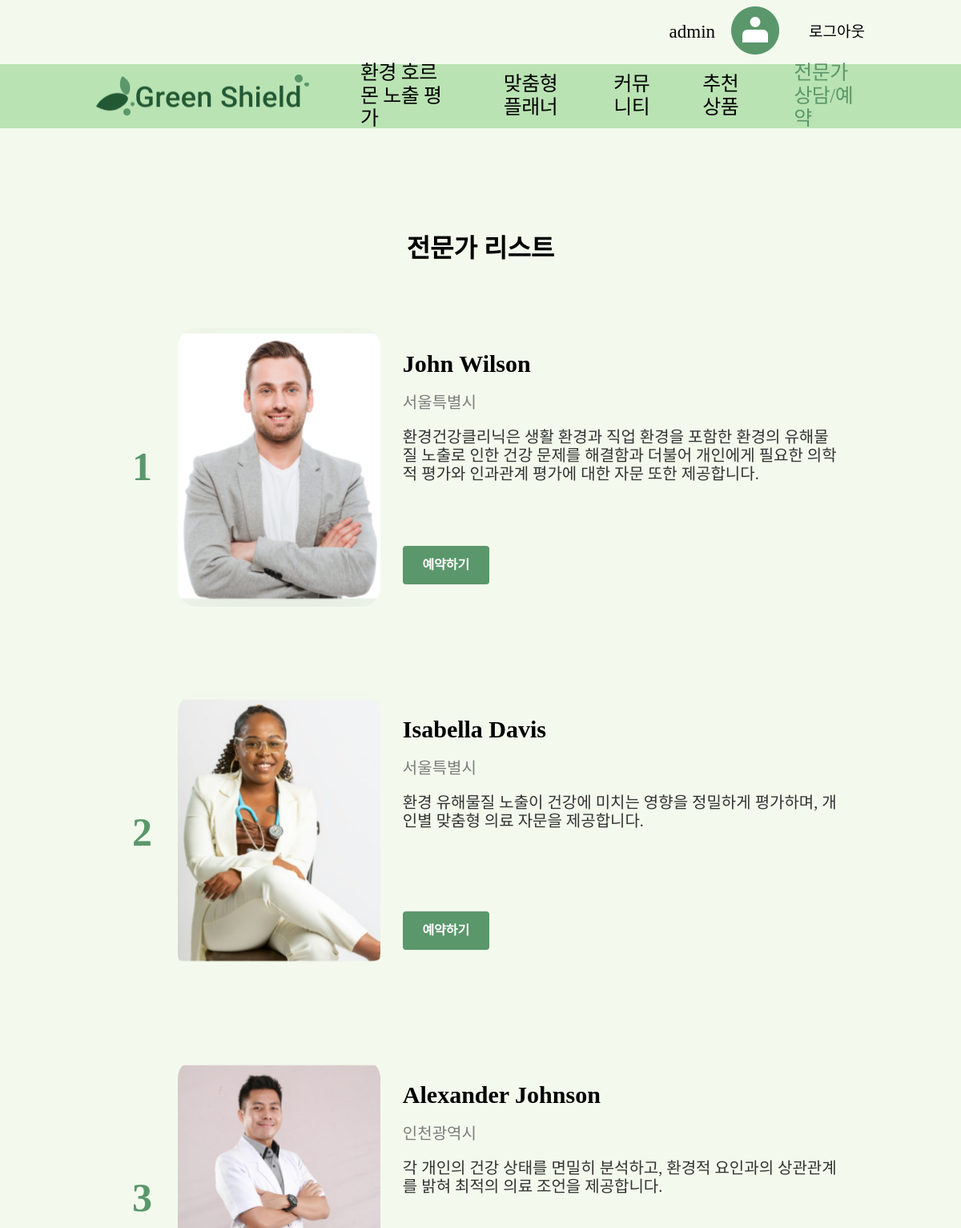
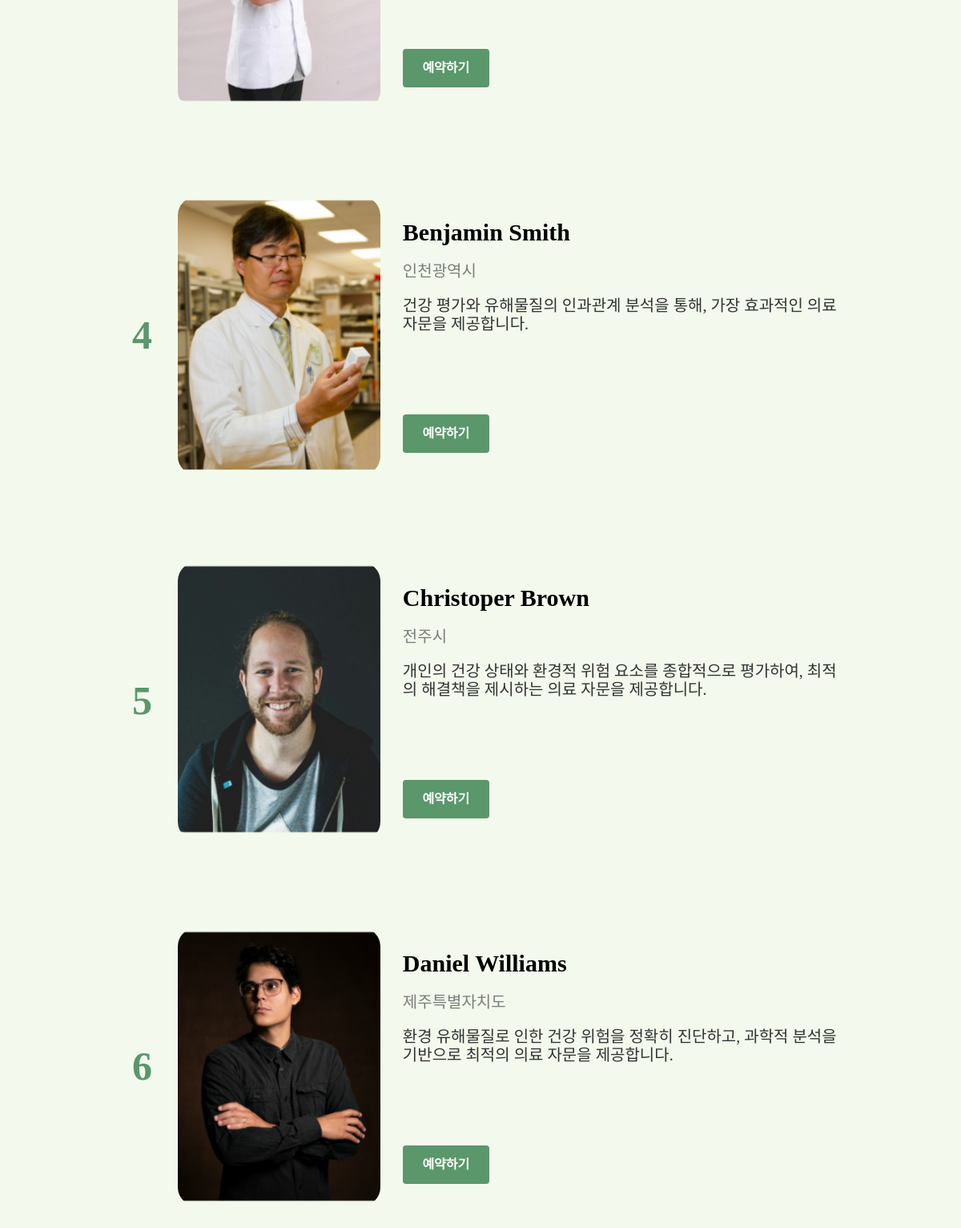
The app's page /green/expert/ (signed in) with its own data (2 pictures, top to bottom).
### green/models.py (models this page shows, shortened)
class Expert(models.Model):
    name = models.CharField(max_length=100)
    location = models.CharField(max_length=100)
    description = models.TextField()
    photo = models.ImageField(upload_to='experts/')

### green/views.py (the view)
# urls.py: path('expert/', views.expert, name='expert'),
@login_required
def expert(request):
    try:
        user_profile = UserProfile.objects.get(user=request.user)
        if not user_profile.is_premium:
            return redirect('green:premium_info')
    except UserProfile.DoesNotExist:
        return redirect('green:premium_info')
    experts = Expert.objects.all()
    return render(request, 'green/expert.html', {'experts': experts})

### green/templates/green/expert.html (shortened to what this page needs)
{% load static %} {% include 'green/header.html' %}
<!DOCTYPE html>
<html lang="ko">
  <head>
    <link rel="stylesheet" href="{% static 'css/expert.css' %}" />
  </head>
  <body>
    <section>
      <h1 class="page-name">전문가 리스트</h1>
      <ol class="expert-lists">
        {% for expert in experts %}
        <li class="expert-list">
          <div class="img-back_reservation_expert">
            <img
              src="{{ expert.photo.url }}"
              alt="{{ expert.name }}"
              class="img-back_reservation_expert"
            />
          </div>
          <div class="container">
            <div class="info-container">
              <h4 class="name">{{ expert.name }}</h4>
              <p class="location">{{ expert.location }}</p>
              <p class="introduce">{{ expert.description }}</p>
            </div>
            <a href="{% url 'green:reserve' expert.id %}" class="button">
              <button>예약하기</button>
            </a>
          </div>
        </li>
        {% endfor %}
      </ol>
    </section>
  </body>
</html>

### green/templates/green/header.html (shortened to what this page needs)
{% load static %}
<!DOCTYPE html>
<html lang="ko">
  <head>
    <link rel="stylesheet" href="{% static 'css/resetCSS.css' %}" />
    <link rel="stylesheet" href="{% static 'css/header.css' %}" />
  </head>
  <body>
    <header class="top-bar">
      <p class="user">
        <a href="{% url 'green:mypage' %}">{{ user.username }}</a>
      </p>
      <div>
        <img
          src="{% static 'img/anonymousProfile_header_60x60.png' %}"
          alt="img"
          class="img-AnonymousProfile"
        />
      </div>
      <p class="logout"><a href="#" id="logoutLink">로그아웃</a></p>
    </header>
    <nav class="top-bar">
      <div class="container">
        <div class="logo">
          <img
            src="{% static 'img/logo_header.png' %}"
            alt="GreenShield"
            class="logo"
          />
        </div>
        <div class="nav-list">
          <a href="{% url 'green:test' %}" class="selected"
            >환경 호르몬 노출 평가</a
          >
          <a href="{% url 'green:list' %}">맞춤형 플래너</a>
          <a href="{% url 'green:community' %}">커뮤니티</a>
          <a href="{% url 'green:market' %}">추천 상품</a>
          <a href="{% url 'green:expert' %}">전문가 상담/예약</a>
        </div>
      </div>
    </nav>
  </body>
</html>

### static/css/header.css (style rules this page uses)
body { background-color: #f3faed; }
div.logo { width: 266px; height: 55px; }
img.logo { width: 266px; height: 55px; }
header.top-bar { display: flex; justify-content: flex-end; align-items: center; padding: 0 120px; height: 80px; z-index: 0; }
header.top-bar p.user { margin: 0 20px; font-weight: 500; font-size: 23px; }
header.top-bar p.logout { margin-left: 37px; font-weight: 500; font-size: 19px; }
header.top-bar img.img-AnonymousProfile { width: 60px; height: 60px; }
header.top-bar a { text-decoration: none; color: black; }
nav.top-bar { position: relative; z-index: 999; background-color: #bae3b3; padding: 0 120px; height: 80px; z-index: 0; }
nav.top-bar div.container { display: flex; justify-content: space-between; align-items: center; height: 80px; }
nav.top-bar div.nav-list { display: flex; justify-content: space-between; align-items: center; }
nav.top-bar div.nav-list a { margin-left: 64px; font-weight: 500; font-size: 25px; letter-spacing: -0.5px; text-decoration: none; color: black; }
nav.top-bar div.nav-list a.selected { color: #5a976b; }

### static/css/expert.css (style rules this page uses)
section h1.page-name { margin: 132px 0 80px 0; display: flex; justify-content: center; }
section ol.expert-lists { margin: 0; padding: 0 120px; list-style: none; counter-reset: list-counter; }
section li.expert-list { display: flex; justify-content: flex-start; align-items: center; margin-bottom: 108px; counter-increment: list-counter; position: relative; padding-left: 102px; }
section li.expert-list::before { content: counter(list-counter); position: absolute; left: 45px; text-align: center; font-weight: 900; font-size: 50px; color: #5a976b; }
section div.img-back_reservation_expert { margin: 0; padding: 0; width: 300px; height: 348px; border-radius: 24px; overflow: hidden; }
section img.img-back_reservation_expert { margin: 0; padding: 0; width: 100%; height: 100%; object-fit: cover; }
section div.container { width: 718px; height: 348px; display: flex; justify-content: space-between; align-items: flex-start; flex-direction: column; }
section div.info-container { padding: 28px; }
section h4.name { margin: 0 0 20px 0; padding: 0; font-weight: 900; font-size: 30px; }
section p.location { margin: 0 0 20px 0; padding: 0; font-weight: 500; font-size: 20px; color: #7d7d7d; }
section p.introduce { margin: 0 0 20px 0; padding: 0; font-weight: 500; font-size: 20px; color: #333333; }
a.button { margin: 28px; width: 108px; height: 48px; }
section button { margin: 0; width: 108px; height: 48px; border: none; border-radius: 4px; background-color: #5a976b; font-weight: 900; font-size: 16px; color: white; }

### records on screen
Expert: photo (picture), name "John Wilson", location "서울특별시", description "환경건강클리닉은 생활 환경과 직업 환경을 포함한 환경의 유해물질 노출로 인한 건강 문제를 해결함과 더불어 개인에게 필요한 의학적 평가와 인과관계 평가에 대한 자문 또한 제공합니다."
Expert: photo (picture), name "Isabella Davis", location "서울특별시", description "환경 유해물질 노출이 건강에 미치는 영향을 정밀하게 평가하며, 개인별 맞춤형 의료 자문을 제공합니다."
Expert: photo (picture), name "Alexander Johnson", location "인천광역시", description "각 개인의 건강 상태를 면밀히 분석하고, 환경적 요인과의 상관관계를 밝혀 최적의 의료 조언을 제공합니다."
Expert: photo (picture), name "Benjamin Smith", location "인천광역시", description "건강 평가와 유해물질의 인과관계 분석을 통해, 가장 효과적인 의료 자문을 제공합니다."
Expert: photo (picture), name "Christoper Brown", location "전주시", description "개인의 건강 상태와 환경적 위험 요소를 종합적으로 평가하여, 최적의 해결책을 제시하는 의료 자문을 제공합니다."
Expert: photo (picture), name "Daniel Williams", location "제주특별자치도", description "환경 유해물질로 인한 건강 위험을 정확히 진단하고, 과학적 분석을 기반으로 최적의 의료 자문을 제공합니다."

### other values on screen
{{ user.username }} "admin"
